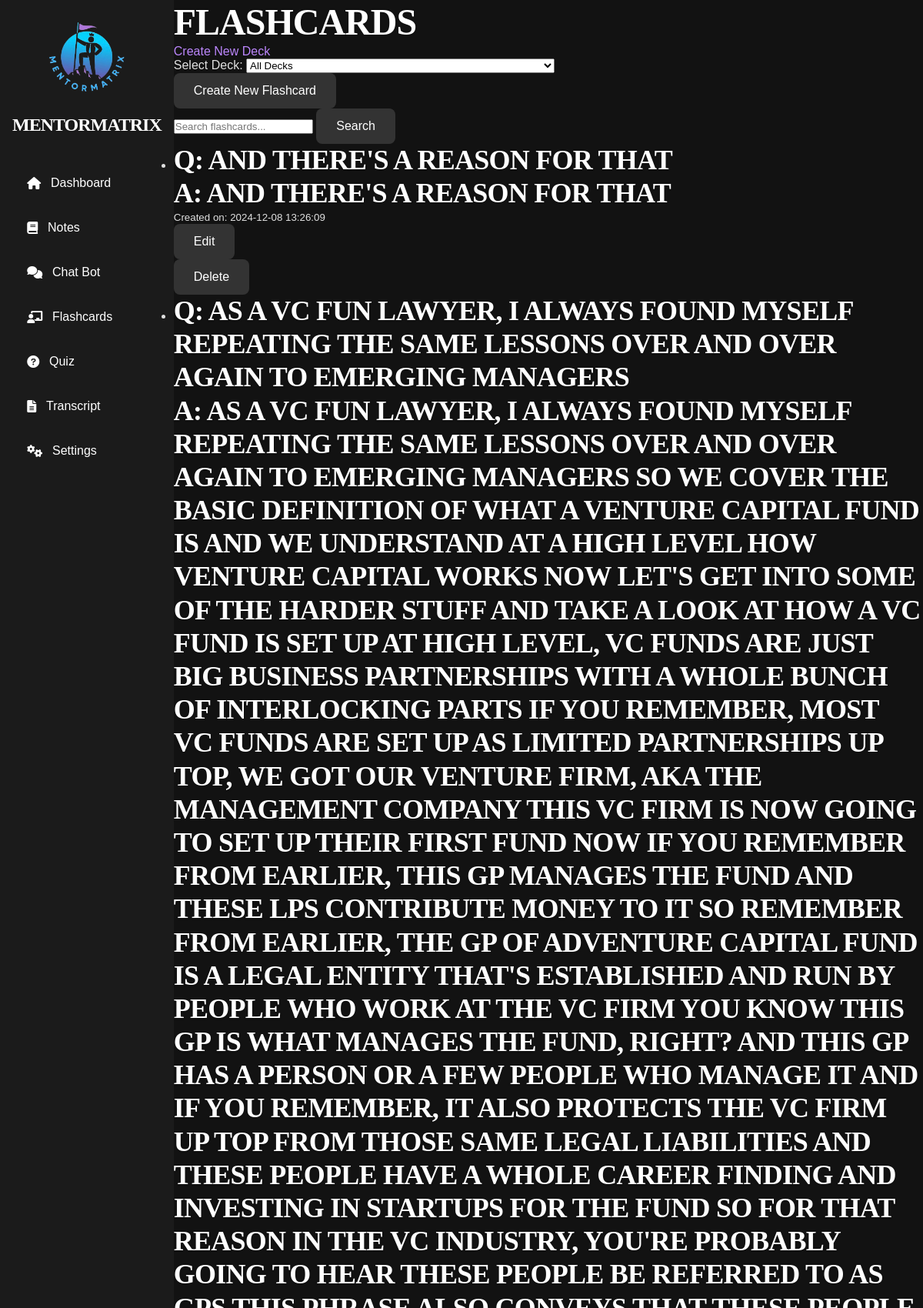
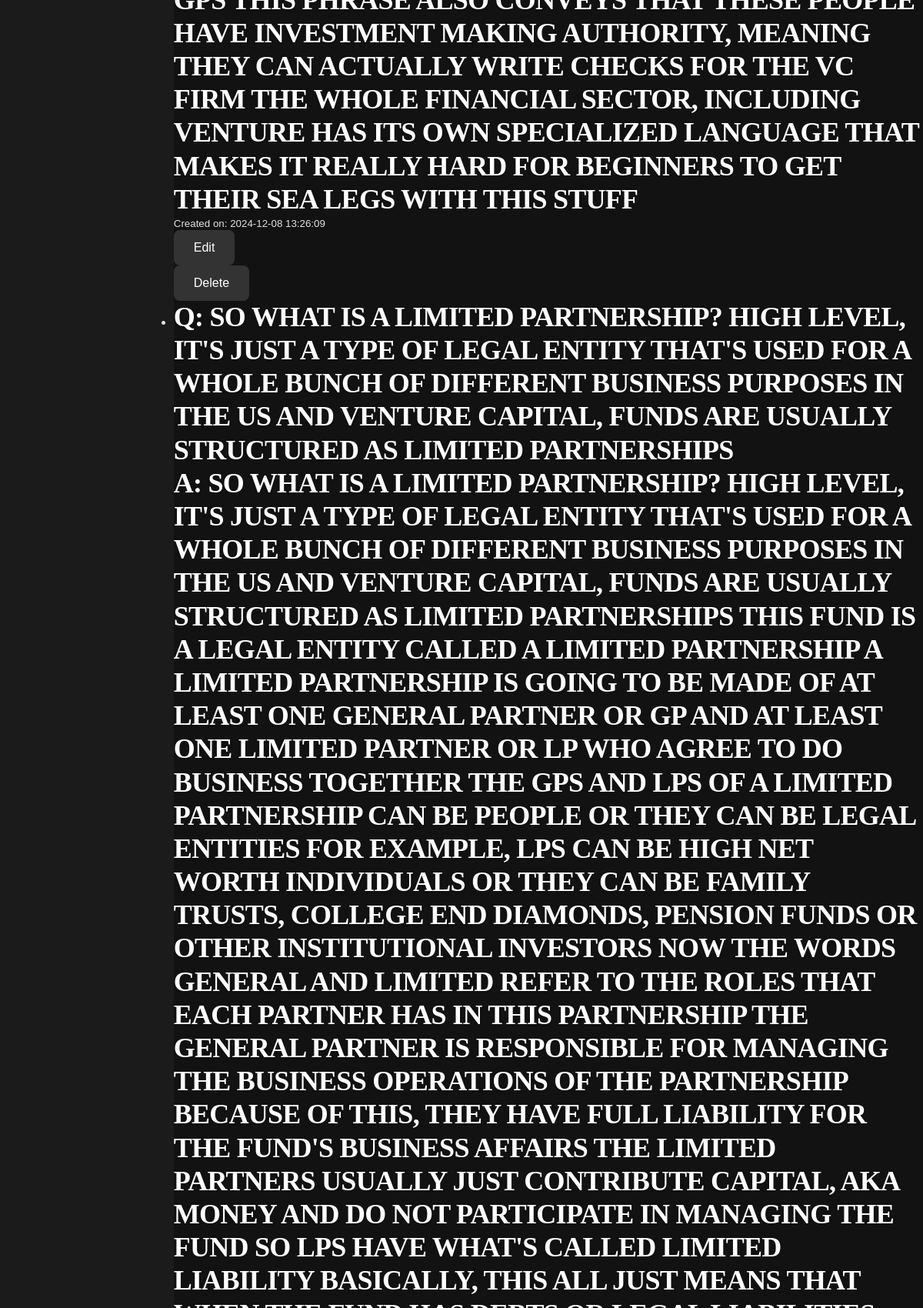
/flashcards (upper part), run on the app's committed database (2 pictures, top to bottom).
### tables this page shows
CREATE TABLE flashcards (
                    id INTEGER PRIMARY KEY AUTOINCREMENT,
                    deck_id INTEGER NOT NULL,
                    note_id INTEGER,
                    question TEXT NOT NULL,
                    answer TEXT NOT NULL,
                    created_at DATETIME DEFAULT CURRENT_TIMESTAMP,
                    updated_at DATETIME DEFAULT CURRENT_TIMESTAMP,
                    FOREIGN KEY (deck_id) REFERENCES decks(id) ON DELETE CASCADE,
                    FOREIGN KEY (note_id) REFERENCES notes(id) ON DELETE CASCADE);

### routes/flashcards.py (the view)
@flashcards_blueprint.route('/flashcards')
def flashcards():
    deck_id = request.args.get('deck_id')
    if deck_id:
        flashcards = db.execute("SELECT * FROM flashcards WHERE deck_id = ? ORDER BY created_at DESC", deck_id)
    else:
        flashcards = db.execute("SELECT * FROM flashcards ORDER BY created_at DESC")
    decks = db.execute("SELECT * FROM decks ORDER BY created_at DESC")  # Get available decks
    return render_template('flashcards.html', flashcards=flashcards, decks=decks, selected_deck_id=deck_id)

### templates/flashcards.html (shortened to what this page needs)
{% extends "layout.html" %}
{% block other_head_stuff %}
<link rel="stylesheet" href="{{ url_for('static', filename='css/popup.css') }}">
{% endblock %}
{% block content %}
  <div class="container text-white">
    <div class="main-content">
      <h1 class="text-center text-4xl mb-5">Flashcards</h1>
      <a href="{{ url_for('flashcards.create_deck') }}" class="px-6 py-2 bg-indigo-600 text-white font-medium rounded-md hover:bg-indigo-700 focus:outline-none focus:ring focus:ring-indigo-300">
        Create New Deck
      </a>
      <form action="{{ url_for('flashcards.flashcards') }}" method="GET" class="mb-5">
        <label for="deck-select" class="block mb-2">Select Deck:</label>
        <select name="deck_id" id="deck-select" class="block w-full p-2 rounded-md border border-gray-300 text-black" onchange="this.form.submit()">
          <option value="">All Decks</option>
        </select>
      </form>
      <button id="openModalBtn" class="fixed bottom-5 right-5 z-50 bg-purple-700 text-white px-5 py-2 rounded-lg text-lg hover:bg-purple-800 transition">
        Create New Flashcard
      </button>
      <form action="/search_flashcards" method="GET" class="flex items-center gap-2 mb-5">
        <input type="text" name="query" placeholder="Search flashcards..." value="{{ search_query or '' }}" class="flex-grow p-2 rounded-md border border-gray-300 text-black" />
        <button type="submit" class="bg-blue-500 text-white px-4 py-2 rounded-lg hover:bg-blue-600 transition">
          Search
        </button>
      </form>
      <ul class="space-y-4">
        {% for flashcard in flashcards %}
          <li class="bg-gray-800 p-4 rounded-md text-center relative">
            <div class="flashcard-content">
              <div class="flashcard-front">
                <h2 class="text-2xl mb-2 text-blue-400">Q: {{ flashcard.question }}</h2>
              </div>
              <div class="flashcard-back">
                <h2 class="text-2xl mb-2 text-green-400">A: {{ flashcard.answer }}</h2>
              </div>
            </div>
            <small class="block mt-2 text-gray-400">Created on: {{ flashcard.created_at }}</small>
            <div class="flex justify-center gap-4 mt-4">
              <form action="/edit_flashcard/{{ flashcard.id }}" method="GET" class="inline">
                <button type="submit" class="px-4 py-2 bg-yellow-500 text-white rounded-md hover:bg-yellow-600 transition">
                  Edit
                </button>
              </form>
              <form action="/delete_flashcard/{{ flashcard.id }}" method="POST" class="inline">
                <button type="submit" class="px-4 py-2 bg-red-500 text-white rounded-md hover:bg-red-600 transition">
                  Delete
                </button>
              </form>
            </div>
          </li>
          {% else %}
          <li class="text-gray-400 text-center">No flashcards were created. Want to make some?</li>
          {% endfor %}
        </ul>
      </div>
    </div>
  {% endblock %}

### static/css/base.css (style rules this page uses)
* { margin: 0; padding: 0; box-sizing: border-box; }
:root { --font-family: 'Arial', sans-serif; --background-color: #121212; --text-color: #e0e0e0; --primary-purple: #6a0dad; --hover-purple: #5c0ab8; --active-purple: #4b0997; --hover-bg-color: #333333; --active-bg-color: #333333; --white: #ffffff; --soft-text-shadow: 0 1px 3px rgba(0, 0, 0, 0.2); }
body { font-family: var(--font-family); background-color: var(--background-color); color: var(--text-color); }
.container { display: flex; min-height: 100vh; }
button { cursor: pointer; background-color: #333333; color: #ffffff; font-size: 1rem; font-weight: 500; padding: 0.75rem 1.5rem; border-radius: 8px; border: 2px solid transparent; display: inline-block; transition: all 0.3s ease; }
button, .premium-button { transition: all 0.3s ease; }
h1, h2, h3 { color: #ffffff; font-weight: 600; letter-spacing: -0.5px; text-transform: uppercase; font-family: montserrat, serif; line-height: 1.2; }
h1, h2, h3 { text-shadow: var(--soft-text-shadow); }
h1 { font-size: 3rem; letter-spacing: -1px; }
h2 { font-size: 2.25rem; letter-spacing: -0.75px; }
a { color: #bb86fc; text-decoration: none; font-weight: 500; transition: color 0.3s ease-in-out, text-decoration 0.3s ease-in-out; }

### data on the page
flashcards: question "AND THERE'S A REASON FOR THAT", answer "AND THERE'S A REASON FOR THAT", created_at "2024-12-08 13:26:09"
flashcards: question "AS A VC FUN LAWYER, I ALWAYS FOUND MYSELF REPEATING THE SAME LESSONS OVER AND OVER AGAIN TO EMERGING MANAGERS", answer "AS A VC FUN LAWYER, I ALWAYS FOUND MYSELF REPEATING THE SAME LESSONS OVER AND OVER AGAIN TO EMERGING MANAGERS SO WE COVER THE BASIC DEFINITION OF WHAT A VENTURE CAPITAL FUND IS AND WE UNDERSTAND AT A HIGH LEVEL HOW VENTURE CAPITAL WORKS NOW LET'S GET INTO SOME OF THE HARDER STUFF AND TAKE A LOOK AT HOW A VC FUND IS SET UP AT HIGH LEVEL, VC FUNDS ARE JUST BIG BUSINESS PARTNERSHIPS WITH A WHOLE BUNCH OF INTERLOCKING PARTS IF YOU REMEMBER, MOST VC FUNDS ARE SET UP AS LIMITED PARTNERSHIPS UP TOP, WE GOT OUR VENTURE FIRM, AKA THE MANAGEMENT COMPANY THIS VC FIRM IS NOW GOING TO SET UP THEIR FIRST FUND NOW IF YOU REMEMBER FROM EARLIER, THIS GP MANAGES THE FUND AND THESE LPS CONTRIBUTE MONEY TO IT…", created_at "2024-12-08 13:26:09"
flashcards: question "SO WHAT IS A LIMITED PARTNERSHIP? HIGH LEVEL, IT'S JUST A TYPE OF LEGAL ENTITY THAT'S USED FOR A WHOLE BUNCH OF DIFFERENT BUSINESS PURPOSES IN THE US AND VENTURE CAPITAL, FUNDS ARE USUALLY STRUCTURED AS LIMITED PARTNERSHIPS"
